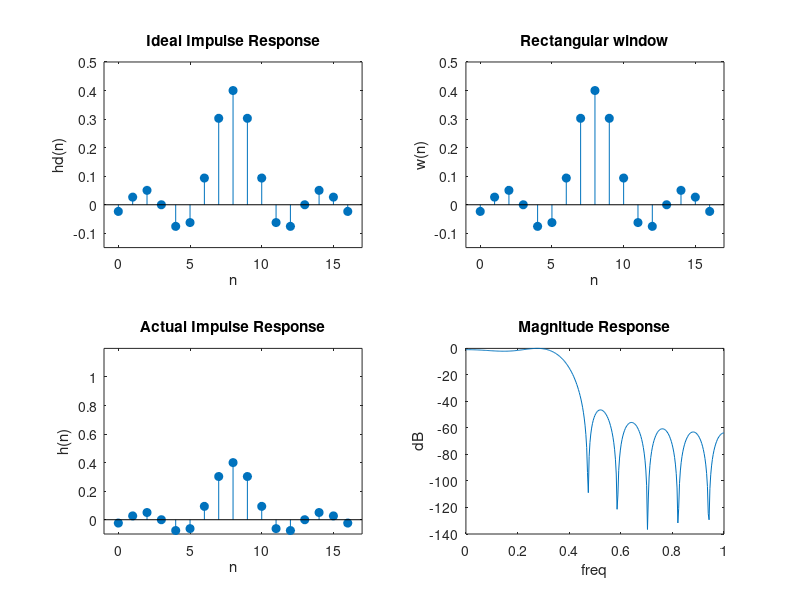

Source code (MATLAB):
clc; clear all; close all;
M=17; tau=(M-1)/2;
n=0:M-1;
Fc=1000; Ft=5000;
wc=(2*pi*Fc)/Ft;
hd=(sin(wc*(n-tau)))./(pi*(n-tau));
hd(tau+1)=0.4;
wrect=ones(1,M);
h=hd.*wrect;
w=0:0.01:pi;
Hw=freqz(h,1,w);
MagHw=abs(Hw);
HwdB=20*log(MagHw/max(MagHw));
subplot(221); stem(n,hd,'filled');
axis([-1 M -0.15 0.5]);
xlabel('n'); ylabel('hd(n)');
title('Ideal Impulse Response');
subplot(222); stem(n,hd,'filled');
axis([-1 M -0.15 0.5]);
xlabel('n'); ylabel('w(n)');
title('Rectangular window');
subplot(223); stem(n,h,'filled');
axis([-1 M -0.1 1.2]);
xlabel('n'); ylabel('h(n)');
title('Actual Impulse Response');
subplot(224); plot(w/pi, HwdB);
xlabel('freq'); ylabel('dB');
title('Magnitude Response');